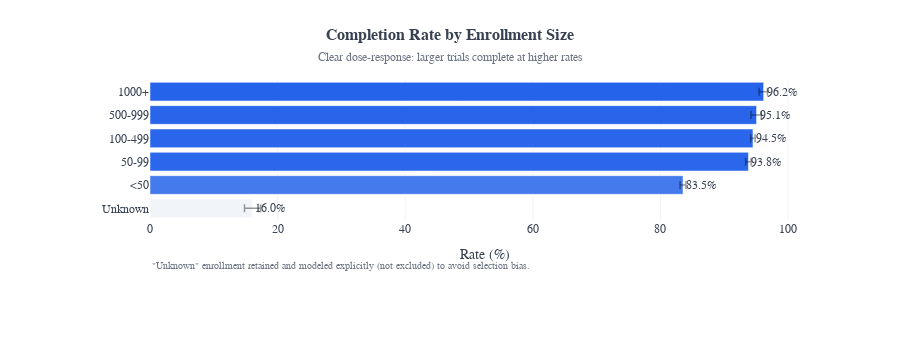
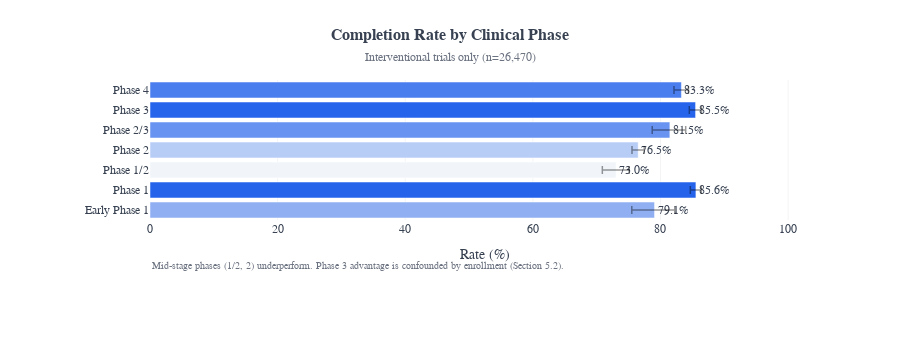

The cell these charts' notebook holds for them, in order:
### Markdown cell above
---
# 2. Descriptive Analysis: Completion Rates by Factor

**Population:** Resolved trials only (n=62,958)  
**Metric:** Resolved Completion Rate = `Completed / (Completed + Stopped)`

> **Analytical scope:**  
> This section provides an unadjusted, descriptive view of how trial completion rates vary across key characteristics.  
> The objective is **structured variable screening**: identifying factors that exhibit meaningful variation and therefore warrant inclusion in the multivariable model (Section 5).  
> No causal or adjusted interpretation is made at this stage.

---

## Candidate Variables for Completion Modeling

The variables analyzed below were selected based on domain relevance and data availability.  
Each represents a distinct dimension of trial risk or execution complexity.

| Variable              | Type        | Rationale for inclusion                                      |
|-----------------------|-------------|---------------------------------------------------------------|
| `phase_group`         | Categorical | Proxy for scientific, regulatory, and development-stage risk |
| `sponsor_category`   | Categorical | Proxy for organizational capacity and funding structure      |
| `enrollment_bucket`  | Ordinal     | Proxy for operational complexity and execution scale         |
| `has_oncology_label` | Binary      | Therapeutic area historically associated with higher attrition |

We focus on these four variables because they are available at scale in the registry and are plausible drivers of execution risk.

---

## 2.1 Completion Rates by Key Factors

The tables below summarize unadjusted completion rates for each factor independently; interpretation follows immediately below.

### Code cell
# ============================================================
# 2.1 Completion Rates Summary (All Factors)
# ============================================================
# Tables ordered by finding importance (Enrollment > Phase > Oncology > Sponsor)
# All rates shown with 95% Wilson CIs; n < 1000 flagged with asterisk

display(Markdown("## 2.1 Completion Rates by Key Factors"))
display(Markdown("""
*All rates are reported with 95% Wilson confidence intervals to reflect estimation uncertainty; 
asterisks denote groups with n < 1,000 where estimates may be less stable.
χ² tests assess independence (unadjusted); with large n, small differences can be significant. 
With large samples, statistical significance should not be interpreted as practical importance—we focus on effect size and adjusted results in Section 5.*
"""))

# === Calculate rates for all factors ===

# --- Enrollment (MOST IMPORTANT: strongest gradient) ---
enrollment_rates = calc_completion_rate(df_abt, 'enrollment_bucket')
enrollment_rates['_order'] = enrollment_rates['enrollment_bucket'].apply(
    lambda x: ENROLLMENT_ORDER.index(x) if x in ENROLLMENT_ORDER else 99
)
enrollment_rates = enrollment_rates.sort_values('_order')

# --- Phase ---
phase_rates = calc_completion_rate(df_abt, 'phase_group')
phase_order_map = {phase: i for i, phase in enumerate(PHASE_ORDER_CLINICAL + ['Not Applicable', 'Other'])}
phase_rates['_order'] = phase_rates['phase_group'].map(phase_order_map)
phase_rates = phase_rates.sort_values('_order')

# --- Oncology ---
oncology_rates = calc_completion_rate(df_abt, 'has_oncology_label')
oncology_rates['has_oncology_label'] = oncology_rates['has_oncology_label'].map({1: 'Oncology', 0: 'Non-Oncology'})

# --- Sponsor ---
df_abt['sponsor_category'] = df_abt['lead_agency_class'].apply(
    lambda x: 'Industry' if x == 'INDUSTRY' else ('Other' if pd.notna(x) else 'Unknown')
)
sponsor_rates = calc_completion_rate(df_abt, 'sponsor_category')

# === Display tables (ordered by finding importance) ===

# 1. Enrollment (strongest gradient: 83.5% → 96.2%)
display(Markdown("### 1. By Enrollment Size (Strongest Effect)"))
display(format_rate_table(enrollment_rates.drop(columns=['_order']), 'enrollment_bucket', 'Enrollment'))

# Inline visualization: Enrollment gradient (with error bars)
fig_enrollment = create_rate_bar_chart(
    enrollment_rates,
    rate_col='completion_rate_pct',
    label_col='enrollment_bucket',
    n_col='n_resolved',
    ci_lower_col='ci_lower_pct',
    ci_upper_col='ci_upper_pct',
    title='Completion Rate by Enrollment Size',
    subtitle='Clear dose-response: larger trials complete at higher rates',
    note='"Unknown" enrollment retained and modeled explicitly (not excluded) to avoid selection bias.',
    height=350,
)
fig_enrollment.show()

# Chi-square test for enrollment
enrollment_test = test_rate_difference(df_abt[df_abt['is_resolved'] == 1], 'enrollment_bucket')
display(Markdown(f"**χ² test:** {enrollment_test['interpretation']}"))

# Validate Unknown enrollment as NMAR: check if Unknown is disproportionately Stopped
unknown_enroll = df_abt[(df_abt['is_resolved'] == 1) & (df_abt['enrollment_bucket'] == 'Unknown')]
unknown_n = len(unknown_enroll)
unknown_stopped_pct = (unknown_enroll['outcome_group'] == 'Stopped').mean() * 100
# Compare to overall stopped rate
overall_stopped_pct = (df_abt[df_abt['is_resolved'] == 1]['outcome_group'] == 'Stopped').mean() * 100

display(Markdown(f"""
**Interpretation:** Enrollment size exhibits a strong, monotonic association with completion.
CIs are tight for large groups; the gradient is substantial and the χ² test rejects independence.
The "Unknown" group (n={unknown_n:,}) shows extreme behavior: {unknown_stopped_pct:.0f}% are Stopped 
(vs {overall_stopped_pct:.0f}% overall), supporting the hypothesis that missingness reflects early failure 
rather than random omission. This group is retained and modeled explicitly rather than excluded.
"""))

# 2. Phase
display(Markdown("### 2. By Clinical Phase"))
display(format_rate_table(phase_rates.drop(columns=['_order']), 'phase_group', 'Phase'))

# Note on "Not Applicable"
na_n = phase_rates[phase_rates['phase_group'] == 'Not Applicable']['n_resolved'].values[0]
na_pct = na_n / phase_rates['n_resolved'].sum() * 100
na_rate = phase_rates[phase_rates['phase_group'] == 'Not Applicable']['completion_rate_pct'].values[0]
display(Markdown(f"""
> **Note on "Not Applicable":** {na_n:,} trials ({na_pct:.0f}% of resolved) have no designated phase—mostly 
> observational/registry studies. These have the **highest completion rate** ({na_rate:.1f}%) and are 
> **excluded from phase-based regression** in Section 5 (where "phase" as a predictor is not meaningful).
"""))

# Inline visualization: Phase (clinical phases only, with error bars)
phase_rates_clinical = phase_rates[phase_rates['phase_group'].isin(PHASE_ORDER_CLINICAL)].copy()
fig_phase = create_rate_bar_chart(
    phase_rates_clinical,
    rate_col='completion_rate_pct',
    label_col='phase_group',
    n_col='n_resolved',
    ci_lower_col='ci_lower_pct',
    ci_upper_col='ci_upper_pct',
    title='Completion Rate by Clinical Phase',
    subtitle=f'Interventional trials only (n={int(phase_rates_clinical["n_resolved"].sum()):,})',
    note='Mid-stage phases (1/2, 2) underperform. Phase 3 advantage is confounded by enrollment (Section 5.2).',
    height=350,
)
fig_phase.show()

# Chi-square test for phase
df_clinical = df_abt[(df_abt['is_resolved'] == 1) & (df_abt['phase_group'].isin(PHASE_ORDER_CLINICAL))]
phase_test = test_rate_difference(df_clinical, 'phase_group')
display(Markdown(f"**χ² test:** {phase_test['interpretation']}"))

display(Markdown("""
**Interpretation:** Several phase-level differences show overlapping confidence intervals, 
particularly among early and mid-stage phases, indicating that some unadjusted differences 
may not be statistically distinguishable. Importantly, enrollment size and clinical phase are 
strongly correlated (later-phase trials tend to enroll more patients), motivating the adjusted 
analysis in Section 5.
"""))

# 3. Oncology
display(Markdown("### 3. Oncology vs Non-Oncology"))
display(format_rate_table(oncology_rates, 'has_oncology_label', 'Category'))
oncology_test = test_rate_difference(df_abt[df_abt['is_resolved'] == 1], 'has_oncology_label')
display(Markdown(f"**χ² test:** {oncology_test['interpretation']}"))

# 4. Sponsor
display(Markdown("### 4. By Sponsor Type"))
display(Markdown("""
> **Note:** "Other" is heterogeneous—includes academic, government, non-profit, and missing/undefined sponsors.
> Interpret crude differences cautiously; Section 5 adjusts for confounders.
"""))
display(format_rate_table(sponsor_rates, 'sponsor_category', 'Sponsor'))
sponsor_test = test_rate_difference(df_abt[df_abt['is_resolved'] == 1], 'sponsor_category')
display(Markdown(f"**χ² test:** {sponsor_test['interpretation']}"))

# === Cross-tabulation: Confounding preview ===
display(Markdown("### Confounding Context: Industry × Phase Distribution"))
display(Markdown("""
The sponsor effect (1.6 pp crude difference) cannot be interpreted in isolation because 
**industry sponsors are unevenly distributed across phases**:
"""))

# Calculate Industry % by phase
df_resolved = df_abt[df_abt['is_resolved'] == 1].copy()
df_resolved['is_industry'] = (df_resolved['lead_agency_class'] == 'INDUSTRY').astype(int)
phase_industry = (
    df_resolved
    .groupby('phase_group')
    .agg(
        n_trials=('study_id', 'nunique'),
        n_industry=('is_industry', 'sum')
    )
    .reset_index()
)
phase_industry['industry_pct'] = phase_industry['n_industry'] / phase_industry['n_trials'] * 100
phase_industry['_order'] = phase_industry['phase_group'].map(phase_order_map)
phase_industry = phase_industry.sort_values('_order').drop(columns=['_order'])
phase_industry = phase_industry[phase_industry['phase_group'].isin(PHASE_ORDER_CLINICAL)]

# Display cross-tab
cross_tab = phase_industry[['phase_group', 'n_trials', 'industry_pct']].copy()
cross_tab['industry_pct'] = cross_tab['industry_pct'].apply(lambda x: f"{x:.0f}%")
cross_tab.columns = ['Phase', 'n Resolved', 'Industry-Sponsored']
display(cross_tab.reset_index(drop=True))

# Dynamic interpretation based on actual data
phase3_ind = phase_industry[phase_industry['phase_group'] == 'Phase 3']['industry_pct'].values[0]
early_ind = phase_industry[phase_industry['phase_group'] == 'Early Phase 1']['industry_pct'].values[0]
display(Markdown(f"""
**Interpretation:** Industry sponsorship varies materially by phase (see table above). 
Later-phase trials have higher industry participation (Phase 3: {phase3_ind:.0f}% vs Early Phase 1: {early_ind:.0f}%).
Since Phase 3 trials complete at higher rates (85.5%) and are more often industry-sponsored, 
the crude sponsor comparison is **confounded by phase distribution**. Section 5.2 adjusts for this.
"""))

# === Cross-tabulation #2: Enrollment × Phase ===
display(Markdown("### Confounding Context: Enrollment × Phase"))
display(Markdown("""
Enrollment size and clinical phase are also strongly correlated, which confounds BOTH effects:
"""))

# Median enrollment by phase
enrollment_by_phase = (
    df_resolved[df_resolved['phase_group'].isin(PHASE_ORDER_CLINICAL)]
    .groupby('phase_group')
    .agg(
        n_trials=('study_id', 'nunique'),
        median_enrollment=('enrollment', 'median'),
    )
    .reset_index()
)
enrollment_by_phase['_order'] = enrollment_by_phase['phase_group'].map(phase_order_map)
enrollment_by_phase = enrollment_by_phase.sort_values('_order').drop(columns=['_order'])
enrollment_by_phase['median_enrollment'] = enrollment_by_phase['median_enrollment'].apply(
    lambda x: f"{x:,.0f}" if pd.notna(x) else "N/A"
)
enrollment_by_phase.columns = ['Phase', 'n Resolved', 'Median Enrollment']
display(enrollment_by_phase.reset_index(drop=True))

display(Markdown("""
**Interpretation:** Later-phase trials enroll substantially more patients (Phase 3 median ~200 vs Early Phase 1 ~30).
This explains the **Phase 3 paradox**: Phase 3 has a high unadjusted completion rate (85.5%) driven by 
larger enrollment, but Section 5.2 will show that after controlling for enrollment, Phase 3 actually has 
**lower** adjusted odds of completion (OR ≈ 0.36).
"""))

### Figure 1 — Plotly figure (JSON) as saved in the notebook; plotly's stock layout.template omitted (floating-point values rounded to 4 significant figures)
{"data": [{"cliponaxis": false, "customdata": [3263, 24928, 12338, 16271, 2792, 3366], "error_x": {"array": [1.299, 0.4552, 0.4123, 0.3401, 0.7439, 0.5977], "arrayminus": [1.219, 0.4656, 0.4396, 0.3611, 0.8678, 0.7029], "color": "rgba(0,0,0,0.4)", "symmetric": false, "thickness": 1.5, "type": "data", "width": 4}, "hovertemplate": "<b>%{y}</b><br>Rate (%): %{x:.1f}%<br>n=%{customdata:,}<extra></extra>", "marker": {"color": ["rgb(241, 245, 249)", "rgb(69, 122, 237)", "rgb(43, 103, 235)", "rgb(41, 102, 235)", "rgb(40, 101, 235)", "rgb(37, 99, 235)"]}, "orientation": "h", "text": ["16.0%", "83.5%", "93.8%", "94.5%", "95.1%", "96.2%"], "textposition": "outside", "type": "bar", "x": [16.03, 83.53, 93.79, 94.49, 95.06, 96.17], "y": ["Unknown", "<50", "50-99", "100-499", "500-999", "1000+"]}], "layout": {"annotations": [{"align": "left", "font": {"color": "#6b7280", "family": "Arial", "size": 10}, "showarrow": false, "text": "\"Unknown\" enrollment retained and modeled explicitly (not excluded) to avoid selection bias.", "x": 0, "xref": "paper", "y": -0.38, "yref": "paper"}], "font": {"color": "#374151", "family": "Arial", "size": 12}, "height": 350, "margin": {"b": 130, "l": 150, "r": 80, "t": 80}, "title": {"font": {"color": "#374151", "family": "Arial", "size": 16}, "text": "<b>Completion Rate by Enrollment Size</b><br><span style='font-size:12px; color:#6b7280'>Clear dose-response: larger trials complete at higher rates</span>", "x": 0.5, "xanchor": "center"}, "xaxis": {"gridcolor": "#f3f4f6", "range": [0, 105], "showgrid": true, "title": {"text": "Rate (%)"}, "zeroline": false}, "yaxis": {"showgrid": false, "title": {}}}}

### Figure 2 — Plotly figure (JSON) as saved in the notebook; plotly's stock layout.template omitted (floating-point values rounded to 4 significant figures)
{"data": [{"cliponaxis": false, "customdata": [559, 6459, 1710, 7522, 842, 5221, 4157], "error_x": {"array": [3.168, 0.8362, 2.05, 0.9444, 2.479, 0.929, 1.103], "arrayminus": [3.565, 0.8785, 2.153, 0.9714, 2.765, 0.9812, 1.165], "color": "rgba(0,0,0,0.4)", "symmetric": false, "thickness": 1.5, "type": "data", "width": 4}, "hovertemplate": "<b>%{y}</b><br>Rate (%): %{x:.1f}%<br>n=%{customdata:,}<extra></extra>", "marker": {"color": ["rgb(143, 175, 242)", "rgb(37, 99, 235)", "rgb(241, 245, 249)", "rgb(184, 205, 245)", "rgb(104, 147, 240)", "rgb(38, 100, 235)", "rgb(74, 126, 238)"]}, "orientation": "h", "text": ["79.1%", "85.6%", "73.0%", "76.5%", "81.5%", "85.5%", "83.3%"], "textposition": "outside", "type": "bar", "x": [79.07, 85.56, 73.04, 76.51, 81.47, 85.5, 83.28], "y": ["Early Phase 1", "Phase 1", "Phase 1/2", "Phase 2", "Phase 2/3", "Phase 3", "Phase 4"]}], "layout": {"annotations": [{"align": "left", "font": {"color": "#6b7280", "family": "Arial", "size": 10}, "showarrow": false, "text": "Mid-stage phases (1/2, 2) underperform. Phase 3 advantage is confounded by enrollment (Section 5.2).", "x": 0, "xref": "paper", "y": -0.38, "yref": "paper"}], "font": {"color": "#374151", "family": "Arial", "size": 12}, "height": 350, "margin": {"b": 130, "l": 150, "r": 80, "t": 80}, "title": {"font": {"color": "#374151", "family": "Arial", "size": 16}, "text": "<b>Completion Rate by Clinical Phase</b><br><span style='font-size:12px; color:#6b7280'>Interventional trials only (n=26,470)</span>", "x": 0.5, "xanchor": "center"}, "xaxis": {"gridcolor": "#f3f4f6", "range": [0, 105], "showgrid": true, "title": {"text": "Rate (%)"}, "zeroline": false}, "yaxis": {"showgrid": false, "title": {}}}}
